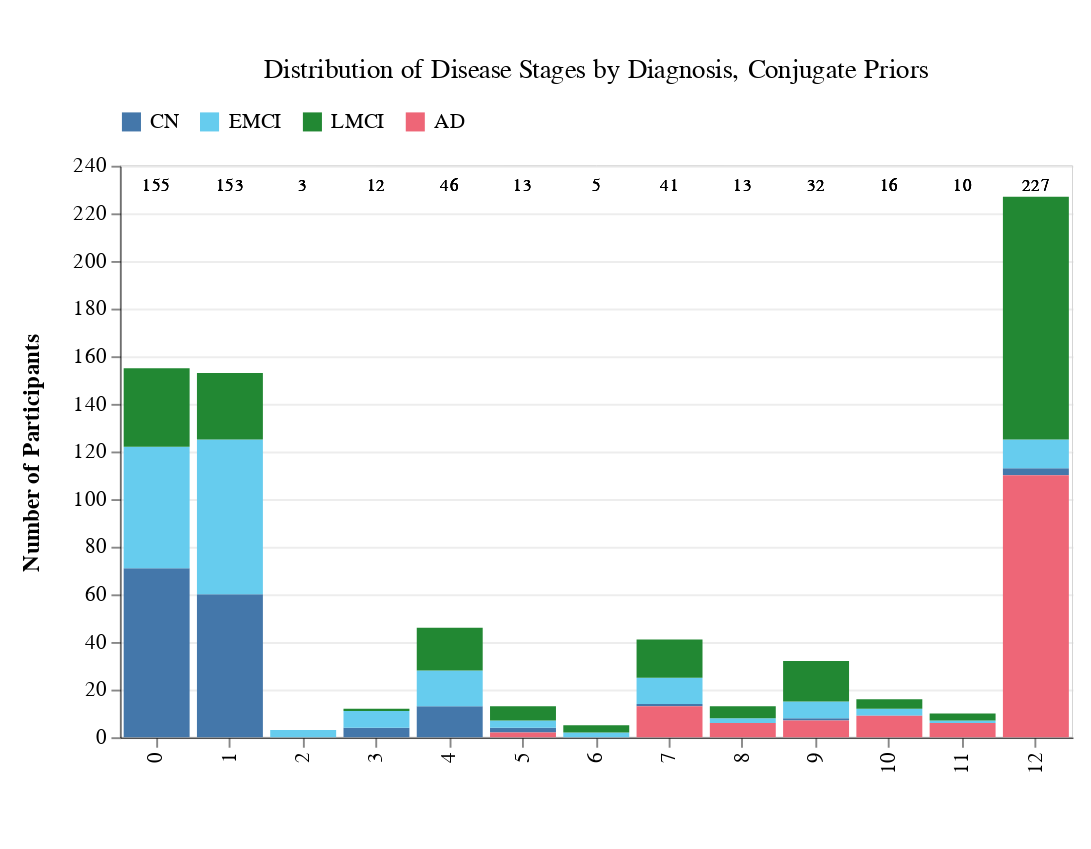

The notebook cell saved with this chart:
### Markdown cell above
## Conjugate Priors

### Code cell
cp_stages, ml_stages_plot, cp_runtime = get_ml_stages_and_plot('conjugate_priors')
ml_stages_plot

### Figure 1 — Vega-Lite specification as saved in the notebook (floating-point values rounded to 4 significant figures)
{"config": {"view": {"continuousWidth": 300, "continuousHeight": 300, "stroke": "lightgray", "strokeWidth": 0.5}, "axis": {"domain": true, "domainColor": "black", "domainWidth": 0.5, "grid": true, "gridColor": "lightgray", "gridOpacity": 0.3, "labelColor": "black", "labelFont": "Arial", "titleColor": "black", "titleFont": "Arial"}}, "layer": [{"mark": {"type": "bar"}, "encoding": {"color": {"field": "Diagnosis", "legend": {"columns": 4, "direction": "horizontal", "labelFontSize": 11, "orient": "top", "symbolSize": 100, "title": null}, "scale": {"domain": ["CN", "EMCI", "LMCI", "AD"], "range": ["#4477AA", "#66CCEE", "#228833", "#EE6677"]}, "type": "nominal"}, "order": {"field": "Diagnosis", "sort": "ascending", "type": "nominal"}, "tooltip": [{"field": "Stage", "title": "Stage", "type": "ordinal"}, {"field": "Diagnosis", "title": "Diagnosis", "type": "nominal"}, {"field": "Count", "title": "Count", "type": "quantitative"}, {"field": "Percentage", "format": ".1%", "title": "Percentage", "type": "quantitative"}], "x": {"axis": {"grid": false, "labelFontSize": 11, "titleFont": "Arial", "titleFontSize": 12, "titlePadding": 15}, "field": "Stage", "title": "", "type": "ordinal"}, "y": {"axis": {"grid": true, "gridOpacity": 0.4, "labelFontSize": 11, "titleFont": "Arial", "titleFontSize": 12, "titlePadding": 15}, "field": "Count", "title": "Number of Participants", "type": "quantitative"}}, "title": {"text": "Distribution of Disease Stages by Diagnosis, Conjugate Priors", "anchor": "middle", "fontWeight": "normal", "fontSize": 14, "dy": -10}}, {"mark": {"type": "text", "align": "center", "baseline": "bottom", "dy": -5, "fontSize": 9}, "encoding": {"text": {"field": "Total", "format": ",d", "type": "quantitative"}, "tooltip": [{"field": "Stage", "title": "Stage", "type": "ordinal"}, {"field": "Total", "format": ",d", "title": "Total Sample Size", "type": "quantitative"}], "x": {"field": "Stage", "type": "ordinal"}, "y": {"value": 20}}, "title": {"text": "Distribution of Disease Stages by Diagnosis, Conjugate Priors", "anchor": "middle", "fontWeight": "normal", "fontSize": 14, "dy": -10}}], "data": {"name": "data-e4e51eb7d42e4006ae060ce787e0a230"}, "height": 300, "padding": {"left": 10, "top": 30, "right": 10, "bottom": 40}, "width": 500, "$schema": "https://vega.github.io/schema/vega-lite/v5.20.1.json", "datasets": {"data-e4e51eb7d42e4006ae060ce787e0a230": [{"Stage": 0, "Diagnosis": "CN", "Count": 71, "Total": 155, "Percentage": 0.4581}, {"Stage": 0, "Diagnosis": "EMCI", "Count": 51, "Total": 155, "Percentage": 0.329}, {"Stage": 0, "Diagnosis": "LMCI", "Count": 33, "Total": 155, "Percentage": 0.2129}, {"Stage": 0, "Diagnosis": "AD", "Count": 0, "Total": 155, "Percentage": 0.0}, {"Stage": 1, "Diagnosis": "CN", "Count": 60, "Total": 153, "Percentage": 0.3922}, {"Stage": 1, "Diagnosis": "EMCI", "Count": 65, "Total": 153, "Percentage": 0.4248}, {"Stage": 1, "Diagnosis": "LMCI", "Count": 28, "Total": 153, "Percentage": 0.183}, {"Stage": 1, "Diagnosis": "AD", "Count": 0, "Total": 153, "Percentage": 0.0}, {"Stage": 2, "Diagnosis": "CN", "Count": 0, "Total": 3, "Percentage": 0.0}, {"Stage": 2, "Diagnosis": "EMCI", "Count": 3, "Total": 3, "Percentage": 1.0}, {"Stage": 2, "Diagnosis": "LMCI", "Count": 0, "Total": 3, "Percentage": 0.0}, {"Stage": 2, "Diagnosis": "AD", "Count": 0, "Total": 3, "Percentage": 0.0}, {"Stage": 3, "Diagnosis": "CN", "Count": 4, "Total": 12, "Percentage": 0.3333}, {"Stage": 3, "Diagnosis": "EMCI", "Count": 7, "Total": 12, "Percentage": 0.5833}, {"Stage": 3, "Diagnosis": "LMCI", "Count": 1, "Total": 12, "Percentage": 0.08333}, {"Stage": 3, "Diagnosis": "AD", "Count": 0, "Total": 12, "Percentage": 0.0}, {"Stage": 4, "Diagnosis": "CN", "Count": 13, "Total": 46, "Percentage": 0.2826}, {"Stage": 4, "Diagnosis": "EMCI", "Count": 15, "Total": 46, "Percentage": 0.3261}, {"Stage": 4, "Diagnosis": "LMCI", "Count": 18, "Total": 46, "Percentage": 0.3913}, {"Stage": 4, "Diagnosis": "AD", "Count": 0, "Total": 46, "Percentage": 0.0}, {"Stage": 5, "Diagnosis": "CN", "Count": 2, "Total": 13, "Percentage": 0.1538}, {"Stage": 5, "Diagnosis": "EMCI", "Count": 3, "Total": 13, "Percentage": 0.2308}, {"Stage": 5, "Diagnosis": "LMCI", "Count": 6, "Total": 13, "Percentage": 0.4615}, {"Stage": 5, "Diagnosis": "AD", "Count": 2, "Total": 13, "Percentage": 0.1538}, {"Stage": 6, "Diagnosis": "CN", "Count": 0, "Total": 5, "Percentage": 0.0}, {"Stage": 6, "Diagnosis": "EMCI", "Count": 2, "Total": 5, "Percentage": 0.4}, {"Stage": 6, "Diagnosis": "LMCI", "Count": 3, "Total": 5, "Percentage": 0.6}, {"Stage": 6, "Diagnosis": "AD", "Count": 0, "Total": 5, "Percentage": 0.0}, {"Stage": 7, "Diagnosis": "CN", "Count": 1, "Total": 41, "Percentage": 0.02439}, {"Stage": 7, "Diagnosis": "EMCI", "Count": 11, "Total": 41, "Percentage": 0.2683}, {"Stage": 7, "Diagnosis": "LMCI", "Count": 16, "Total": 41, "Percentage": 0.3902}, {"Stage": 7, "Diagnosis": "AD", "Count": 13, "Total": 41, "Percentage": 0.3171}, {"Stage": 8, "Diagnosis": "CN", "Count": 0, "Total": 13, "Percentage": 0.0}, {"Stage": 8, "Diagnosis": "EMCI", "Count": 2, "Total": 13, "Percentage": 0.1538}, {"Stage": 8, "Diagnosis": "LMCI", "Count": 5, "Total": 13, "Percentage": 0.3846}, {"Stage": 8, "Diagnosis": "AD", "Count": 6, "Total": 13, "Percentage": 0.4615}, {"Stage": 9, "Diagnosis": "CN", "Count": 1, "Total": 32, "Percentage": 0.03125}, {"Stage": 9, "Diagnosis": "EMCI", "Count": 7, "Total": 32, "Percentage": 0.2188}, {"Stage": 9, "Diagnosis": "LMCI", "Count": 17, "Total": 32, "Percentage": 0.5312}, {"Stage": 9, "Diagnosis": "AD", "Count": 7, "Total": 32, "Percentage": 0.2188}, {"Stage": 10, "Diagnosis": "CN", "Count": 0, "Total": 16, "Percentage": 0.0}, {"Stage": 10, "Diagnosis": "EMCI", "Count": 3, "Total": 16, "Percentage": 0.1875}, {"Stage": 10, "Diagnosis": "LMCI", "Count": 4, "Total": 16, "Percentage": 0.25}, {"Stage": 10, "Diagnosis": "AD", "Count": 9, "Total": 16, "Percentage": 0.5625}, {"Stage": 11, "Diagnosis": "CN", "Count": 0, "Total": 10, "Percentage": 0.0}, {"Stage": 11, "Diagnosis": "EMCI", "Count": 1, "Total": 10, "Percentage": 0.1}, {"Stage": 11, "Diagnosis": "LMCI", "Count": 3, "Total": 10, "Percentage": 0.3}, {"Stage": 11, "Diagnosis": "AD", "Count": 6, "Total": 10, "Percentage": 0.6}, {"Stage": 12, "Diagnosis": "CN", "Count": 3, "Total": 227, "Percentage": 0.01322}, {"Stage": 12, "Diagnosis": "EMCI", "Count": 12, "Total": 227, "Percentage": 0.05286}, {"Stage": 12, "Diagnosis": "LMCI", "Count": 102, "Total": 227, "Percentage": 0.4493}, {"Stage": 12, "Diagnosis": "AD", "Count": 110, "Total": 227, "Percentage": 0.4846}]}}
